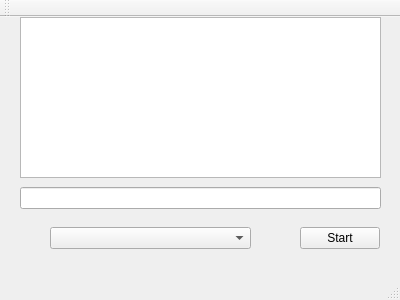
<?xml version="1.0" encoding="UTF-8"?>
<ui version="4.0">
 <class>MainWindow</class>
 <widget class="QMainWindow" name="MainWindow">
  <property name="geometry">
   <rect>
    <x>0</x>
    <y>0</y>
    <width>400</width>
    <height>300</height>
   </rect>
  </property>
  <property name="windowTitle">
   <string>MainWindow</string>
  </property>
  <widget class="QWidget" name="centralWidget">
   <widget class="QListWidget" name="listWidget">
    <property name="geometry">
     <rect>
      <x>20</x>
      <y>0</y>
      <width>361</width>
      <height>161</height>
     </rect>
    </property>
   </widget>
   <widget class="QPushButton" name="Start">
    <property name="geometry">
     <rect>
      <x>300</x>
      <y>210</y>
      <width>80</width>
      <height>22</height>
     </rect>
    </property>
    <property name="text">
     <string>Start</string>
    </property>
   </widget>
   <widget class="QLineEdit" name="lineEdit">
    <property name="geometry">
     <rect>
      <x>20</x>
      <y>170</y>
      <width>361</width>
      <height>22</height>
     </rect>
    </property>
   </widget>
   <widget class="QComboBox" name="comboBox">
    <property name="geometry">
     <rect>
      <x>50</x>
      <y>210</y>
      <width>201</width>
      <height>22</height>
     </rect>
    </property>
   </widget>
  </widget>
  <widget class="QMenuBar" name="menuBar">
   <property name="geometry">
    <rect>
     <x>0</x>
     <y>0</y>
     <width>400</width>
     <height>19</height>
    </rect>
   </property>
  </widget>
  <widget class="QToolBar" name="mainToolBar">
   <attribute name="toolBarArea">
    <enum>TopToolBarArea</enum>
   </attribute>
   <attribute name="toolBarBreak">
    <bool>false</bool>
   </attribute>
  </widget>
  <widget class="QStatusBar" name="statusBar"/>
 </widget>
 <layoutdefault spacing="6" margin="11"/>
 <resources/>
 <connections/>
</ui>
